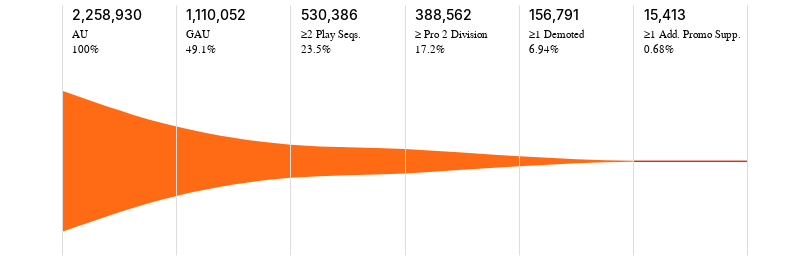

Notebook code cell kept with this figure:
### Code cell
final_ap = (
    alt.layer(
        main_funnel_ap,
        progression_cover_bar_ap,
        user_count_aps_pct_text_ap,
        user_count_aps_pct_support_text_ap,
        user_count_aps_pct_arrow_text_ap,
        aps_area_ap
    )
    .properties(
        width=800,
        height=250
    )
    .configure_view(
        stroke = None
    )

)
final_ap

### Figure 1 — Vega-Lite specification as saved in the notebook (floating-point values rounded to 4 significant figures)
{"config": {"view": {"continuousWidth": 300, "continuousHeight": 300, "stroke": null}}, "layer": [{"layer": [{"data": {"name": "data-8861e4f998332b135a5a8765c69ef557"}, "mark": {"type": "area", "interpolate": "monotone"}, "encoding": {"color": {"value": "#FF6A14"}, "x": {"axis": {"grid": true, "ticks": false, "domain": false, "labels": false, "title": null, "zindex": 1}, "field": "progression_level", "type": "ordinal"}, "y": {"axis": null, "field": "user_count_y", "type": "quantitative"}, "y2": {"field": "user_count_y2"}}, "transform": [{"calculate": "datum.user_count/2", "as": "user_count_y"}, {"calculate": "-datum.user_count/2", "as": "user_count_y2"}]}, {"data": {"name": "data-78f11c6d3a14d8a44b51efd1d3fd34df"}, "mark": {"type": "text", "align": "left", "baseline": "top", "dx": 10, "dy": -5}, "encoding": {"color": {"value": "black"}, "text": {"field": "progression_label", "type": "nominal"}, "x": {"field": "progression_level", "type": "ordinal"}, "y": {"field": "text_y", "type": "quantitative"}}, "transform": [{"calculate": "datum.user_count/2", "as": "user_count_y"}, {"joinaggregate": [{"op": "max", "field": "user_count_y", "as": "text_y_raw"}]}, {"calculate": "datum.text_y_raw * 1.8", "as": "text_y"}]}, {"data": {"name": "data-78f11c6d3a14d8a44b51efd1d3fd34df"}, "mark": {"type": "text", "align": "left", "baseline": "top", "dx": 10, "dy": -25, "fontSize": 14, "fontWeight": 500}, "encoding": {"color": {"value": "black"}, "text": {"field": "user_count", "format": ",", "type": "quantitative"}, "x": {"field": "progression_level", "type": "ordinal"}, "y": {"field": "text_y", "type": "quantitative"}}, "transform": [{"calculate": "datum.user_count/2", "as": "user_count_y"}, {"joinaggregate": [{"op": "max", "field": "user_count_y", "as": "text_y_raw"}]}, {"calculate": "datum.text_y_raw * 1.8", "as": "text_y"}]}, {"data": {"name": "data-78f11c6d3a14d8a44b51efd1d3fd34df"}, "mark": {"type": "text", "align": "left", "baseline": "top", "dx": 10, "dy": 10}, "encoding": {"color": {"value": "black"}, "text": {"field": "user_count_pct", "type": "nominal"}, "x": {"field": "progression_level", "type": "ordinal"}, "y": {"field": "text_y", "type": "quantitative"}}, "transform": [{"calculate": "datum.user_count/2", "as": "user_count_y"}, {"joinaggregate": [{"op": "max", "field": "user_count_y", "as": "text_y_raw"}]}, {"calculate": "datum.text_y_raw * 1.8", "as": "text_y"}]}]}, {"data": {"name": "data-78f11c6d3a14d8a44b51efd1d3fd34df"}, "mark": {"type": "bar", "opacity": 0.5, "xOffset": 57}, "encoding": {"color": {"value": "white"}, "opacity": {"condition": {"param": "param_1", "value": 0, "empty": true}, "value": 0.8}, "text": {"field": "user_count", "format": ",", "type": "quantitative"}, "x": {"field": "progression_level", "type": "ordinal"}, "y": {"field": "cover_bar_y", "type": "quantitative"}, "y2": {"field": "cover_bar_y2"}}, "name": "view_1", "transform": [{"calculate": "datum.user_count/2", "as": "user_count_y"}, {"joinaggregate": [{"op": "max", "field": "user_count_y", "as": "text_y_raw"}]}, {"calculate": "datum.text_y_raw * 1.8", "as": "text_y"}, {"calculate": "datum.text_y_raw*2.2", "as": "cover_bar_y"}, {"calculate": "-datum.text_y_raw*1.2", "as": "cover_bar_y2"}]}, {"data": {"name": "data-78f11c6d3a14d8a44b51efd1d3fd34df"}, "mark": {"type": "text", "xOffset": 57, "yOffset": -30}, "encoding": {"color": {"value": "black"}, "opacity": {"condition": {"param": "param_2", "value": 0.8, "empty": false}, "value": 0}, "text": {"field": "user_count_aps_pct_formatted", "type": "nominal"}, "x": {"field": "aps_pct_x", "type": "ordinal"}, "y": {"field": "aps_pct_y", "type": "quantitative"}}, "transform": [{"calculate": "datum.user_count/2", "as": "user_count_y"}, {"joinaggregate": [{"op": "max", "field": "user_count_y", "as": "text_y_raw"}]}, {"calculate": "datum.text_y_raw * 1.8", "as": "text_y"}, {"calculate": "6", "as": "aps_pct_x"}, {"calculate": "0", "as": "aps_pct_y"}, {"calculate": "datum.user_count_aps_pct+' of'", "as": "user_count_aps_pct_formatted"}]}, {"data": {"name": "data-78f11c6d3a14d8a44b51efd1d3fd34df"}, "mark": {"type": "text", "xOffset": 57, "yOffset": -15}, "encoding": {"color": {"value": "black"}, "opacity": {"condition": {"param": "param_2", "value": 0.8, "empty": false}, "value": 0}, "text": {"field": "progression_label", "type": "nominal"}, "x": {"field": "aps_pct_x", "type": "ordinal"}, "y": {"field": "aps_pct_y", "type": "quantitative"}}, "transform": [{"calculate": "datum.user_count/2", "as": "user_count_y"}, {"joinaggregate": [{"op": "max", "field": "user_count_y", "as": "text_y_raw"}]}, {"calculate": "datum.text_y_raw * 1.8", "as": "text_y"}, {"calculate": "6", "as": "aps_pct_x"}, {"calculate": "0", "as": "aps_pct_y"}, {"calculate": "datum.user_count_aps_pct+' of'", "as": "user_count_aps_pct_formatted"}]}, {"data": {"name": "data-78f11c6d3a14d8a44b51efd1d3fd34df"}, "mark": {"type": "text", "xOffset": 57, "yOffset": -3}, "encoding": {"color": {"value": "black"}, "opacity": {"condition": {"param": "param_2", "value": 0.8, "empty": false}, "value": 0}, "text": {"field": "arrow", "type": "nominal"}, "x": {"field": "aps_pct_x", "type": "ordinal"}, "y": {"field": "aps_pct_y", "type": "quantitative"}}, "transform": [{"calculate": "datum.user_count/2", "as": "user_count_y"}, {"joinaggregate": [{"op": "max", "field": "user_count_y", "as": "text_y_raw"}]}, {"calculate": "datum.text_y_raw * 1.8", "as": "text_y"}, {"calculate": "6", "as": "aps_pct_x"}, {"calculate": "0", "as": "aps_pct_y"}, {"calculate": "datum.user_count_aps_pct+' of'", "as": "user_count_aps_pct_formatted"}, {"calculate": "'↓'", "as": "arrow"}]}, {"data": {"name": "data-8891c50bc9180fc71fa27a3f5c9b0eaa"}, "mark": {"type": "area", "interpolate": "monotone"}, "encoding": {"color": {"value": "#E80005"}, "x": {"field": "progression_level", "type": "ordinal"}, "y": {"field": "user_count_y", "type": "quantitative"}, "y2": {"field": "user_count_y2"}}, "transform": [{"calculate": "datum.user_count/2*0.8", "as": "user_count_y"}, {"calculate": "-datum.user_count/2*0.8", "as": "user_count_y2"}]}], "height": 250, "params": [{"name": "param_1", "select": {"type": "point", "fields": ["progression_level"], "on": "mouseover"}, "views": ["view_1"]}, {"name": "param_2", "select": {"type": "point", "fields": ["progression_level"], "on": "mouseover"}, "views": ["view_1"]}], "width": 800, "$schema": "https://vega.github.io/schema/vega-lite/v5.20.1.json", "datasets": {"data-8861e4f998332b135a5a8765c69ef557": [{"progression_level": 1, "progression_label": "AU", "user_count": 2258930, "user_count_pct": "100%", "user_count_aps_pct": "0.68%"}, {"progression_level": 2, "progression_label": "GAU", "user_count": 1110052, "user_count_pct": "49.1%", "user_count_aps_pct": "1.38%"}, {"progression_level": 3, "progression_label": "≥2 Play Seqs.", "user_count": 530386, "user_count_pct": "23.5%", "user_count_aps_pct": "2.91%"}, {"progression_level": 4, "progression_label": "≥ Pro 2 Division", "user_count": 388562, "user_count_pct": "17.2%", "user_count_aps_pct": "3.97%"}, {"progression_level": 5, "progression_label": "≥1 Demoted", "user_count": 156791, "user_count_pct": "6.94%", "user_count_aps_pct": "9.83%"}, {"progression_level": 6, "progression_label": "≥1 Add. Promo Supp.", "user_count": 15413, "user_count_pct": "0.68%", "user_count_aps_pct": "100%"}, {"progression_level": 7, "progression_label": "", "user_count": 15413, "user_count_pct": "", "user_count_aps_pct": ""}], "data-78f11c6d3a14d8a44b51efd1d3fd34df": [{"progression_level": 1, "progression_label": "AU", "user_count": 2258930, "user_count_pct": "100%", "user_count_aps_pct": "0.68%"}, {"progression_level": 2, "progression_label": "GAU", "user_count": 1110052, "user_count_pct": "49.1%", "user_count_aps_pct": "1.38%"}, {"progression_level": 3, "progression_label": "≥2 Play Seqs.", "user_count": 530386, "user_count_pct": "23.5%", "user_count_aps_pct": "2.91%"}, {"progression_level": 4, "progression_label": "≥ Pro 2 Division", "user_count": 388562, "user_count_pct": "17.2%", "user_count_aps_pct": "3.97%"}, {"progression_level": 5, "progression_label": "≥1 Demoted", "user_count": 156791, "user_count_pct": "6.94%", "user_count_aps_pct": "9.83%"}, {"progression_level": 6, "progression_label": "≥1 Add. Promo Supp.", "user_count": 15413, "user_count_pct": "0.68%", "user_count_aps_pct": "100%"}], "data-8891c50bc9180fc71fa27a3f5c9b0eaa": [{"progression_level": 6, "progression_label": "≥1 Add. Promo Supp.", "user_count": 15413, "user_count_pct": "0.68%", "user_count_aps_pct": "100%"}, {"progression_level": 7, "progression_label": "", "user_count": 15413, "user_count_pct": "", "user_count_aps_pct": ""}]}}
